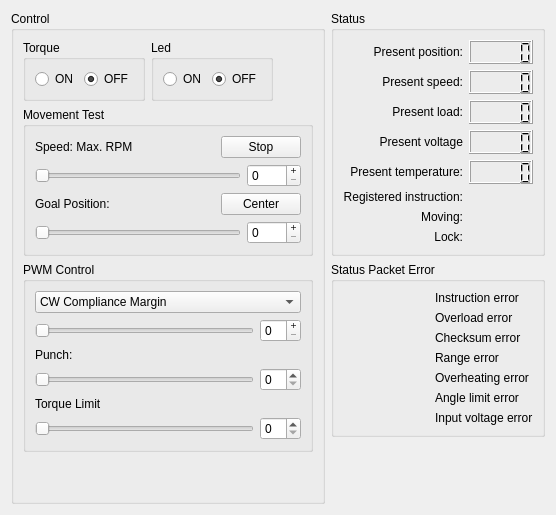
        <widget class="QWidget" name="operationTab">
         <property name="styleSheet">
          <string notr="true"/>
         </property>
         <attribute name="title">
          <string>Operation</string>
         </attribute>
         <layout class="QHBoxLayout" name="horizontalLayout_12">
          <item>
           <layout class="QGridLayout" name="gridLayout_5">
            <item row="0" column="0">
             <widget class="QGroupBox" name="groupBox_5">
              <property name="title">
               <string>Control</string>
              </property>
              <layout class="QVBoxLayout" name="verticalLayout_8">
               <item>
                <layout class="QHBoxLayout" name="horizontalLayout_3">
                 <item>
                  <widget class="QGroupBox" name="torqueGroupBox">
                   <property name="title">
                    <string>Torque</string>
                   </property>
                   <property name="flat">
                    <bool>false</bool>
                   </property>
                   <property name="checkable">
                    <bool>false</bool>
                   </property>
                   <layout class="QVBoxLayout" name="verticalLayout_4">
                    <item>
                     <layout class="QHBoxLayout" name="horizontalLayout">
                      <item>
                       <widget class="QRadioButton" name="torqueOnControlRadioButton">
                        <property name="text">
                         <string>ON</string>
                        </property>
                        <property name="checked">
                         <bool>false</bool>
                        </property>
                       </widget>
                      </item>
                      <item>
                       <widget class="QRadioButton" name="torqueOffControlRadioButton">
                        <property name="text">
                         <string>OFF</string>
                        </property>
                        <property name="checked">
                         <bool>true</bool>
                        </property>
                       </widget>
                      </item>
                     </layout>
                    </item>
                   </layout>
                  </widget>
                 </item>
                 <item>
                  <widget class="QGroupBox" name="groupBox_2">
                   <property name="title">
                    <string>Led</string>
                   </property>
                   <layout class="QVBoxLayout" name="verticalLayout_5">
                    <item>
                     <layout class="QHBoxLayout" name="horizontalLayout_2">
                      <item>
                       <widget class="QRadioButton" name="ledOnControlRadioButton">
                        <property name="text">
                         <string>ON</string>
                        </property>
                       </widget>
                      </item>
                      <item>
                       <widget class="QRadioButton" name="ledOffControlRadioButton">
                        <property name="text">
                         <string>OFF</string>
                        </property>
                        <property name="checked">
                         <bool>true</bool>
                        </property>
                       </widget>
                      </item>
                     </layout>
                    </item>
                   </layout>
                  </widget>
                 </item>
                 <item>
                  <spacer name="horizontalSpacer">
                   <property name="orientation">
                    <enum>Qt::Horizontal</enum>
                   </property>
                   <property name="sizeHint" stdset="0">
                    <size>
                     <width>40</width>
                     <height>20</height>
                    </size>
                   </property>
                  </spacer>
                 </item>
                </layout>
               </item>
               <item>
                <widget class="QGroupBox" name="groupBox_3">
                 <property name="title">
                  <string>Movement Test</string>
                 </property>
                 <layout class="QVBoxLayout" name="verticalLayout_7">
                  <item>
                   <layout class="QHBoxLayout" name="horizontalLayout_6">
                    <item>
                     <widget class="QLabel" name="label_2">
                      <property name="text">
                       <string>Speed: Max. RPM</string>
                      </property>
                     </widget>
                    </item>
                    <item>
                     <spacer name="horizontalSpacer_3">
                      <property name="orientation">
                       <enum>Qt::Horizontal</enum>
                      </property>
                      <property name="sizeHint" stdset="0">
                       <size>
                        <width>40</width>
                        <height>20</height>
                       </size>
                      </property>
                     </spacer>
                    </item>
                    <item>
                     <widget class="QPushButton" name="stopMovementPushButton">
                      <property name="text">
                       <string>Stop</string>
                      </property>
                     </widget>
                    </item>
                   </layout>
                  </item>
                  <item>
                   <layout class="QHBoxLayout" name="horizontalLayout_7">
                    <item>
                     <widget class="QSlider" name="speedHorizontalSlider">
                      <property name="maximum">
                       <number>1023</number>
                      </property>
                      <property name="tracking">
                       <bool>true</bool>
                      </property>
                      <property name="orientation">
                       <enum>Qt::Horizontal</enum>
                      </property>
                     </widget>
                    </item>
                    <item>
                     <widget class="QSpinBox" name="speedSpinBox">
                      <property name="buttonSymbols">
                       <enum>QAbstractSpinBox::PlusMinus</enum>
                      </property>
                      <property name="maximum">
                       <number>1023</number>
                      </property>
                     </widget>
                    </item>
                   </layout>
                  </item>
                  <item>
                   <layout class="QHBoxLayout" name="horizontalLayout_8">
                    <item>
                     <widget class="QLabel" name="label_3">
                      <property name="text">
                       <string>Goal Position:</string>
                      </property>
                     </widget>
                    </item>
                    <item>
                     <spacer name="horizontalSpacer_4">
                      <property name="orientation">
                       <enum>Qt::Horizontal</enum>
                      </property>
                      <property name="sizeHint" stdset="0">
                       <size>
                        <width>40</width>
                        <height>20</height>
                       </size>
                      </property>
                     </spacer>
                    </item>
                    <item>
                     <widget class="QPushButton" name="centerPositionPushButton">
                      <property name="text">
                       <string>Center</string>
                      </property>
                     </widget>
                    </item>
                   </layout>
                  </item>
                  <item>
                   <layout class="QHBoxLayout" name="horizontalLayout_9">
                    <item>
                     <widget class="QSlider" name="positionHorizontalSlider">
                      <property name="maximum">
                       <number>1023</number>
                      </property>
                      <property name="orientation">
                       <enum>Qt::Horizontal</enum>
                      </property>
                     </widget>
                    </item>
                    <item>
                     <widget class="QSpinBox" name="positionSpinBox">
                      <property name="buttonSymbols">
                       <enum>QAbstractSpinBox::PlusMinus</enum>
                      </property>
                      <property name="maximum">
                       <number>1023</number>
                      </property>
                     </widget>
                    </item>
                   </layout>
                  </item>
                 </layout>
                </widget>
               </item>
               <item>
                <widget class="QGroupBox" name="groupBox_4">
                 <property name="title">
                  <string>PWM Control</string>
                 </property>
                 <layout class="QGridLayout" name="gridLayout_10">
                  <item row="0" column="0">
                   <layout class="QVBoxLayout" name="verticalLayout_6">
                    <item>
                     <widget class="QComboBox" name="pwmControlComboBox">
                      <item>
                       <property name="text">
                        <string>CW Compliance Margin</string>
                       </property>
                      </item>
                      <item>
                       <property name="text">
                        <string>CCW Compliance Margin</string>
                       </property>
                      </item>
                      <item>
                       <property name="text">
                        <string>CW Compliance Slope</string>
                       </property>
                      </item>
                      <item>
                       <property name="text">
                        <string>CCW Compliance Slope</string>
                       </property>
                      </item>
                     </widget>
                    </item>
                    <item>
                     <layout class="QHBoxLayout" name="horizontalLayout_4">
                      <item>
                       <widget class="QSlider" name="pwmControlHorizontalSlider">
                        <property name="orientation">
                         <enum>Qt::Horizontal</enum>
                        </property>
                       </widget>
                      </item>
                      <item>
                       <widget class="QSpinBox" name="pwmControlSpinBox">
                        <property name="buttonSymbols">
                         <enum>QAbstractSpinBox::PlusMinus</enum>
                        </property>
                       </widget>
                      </item>
                     </layout>
                    </item>
                    <item>
                     <widget class="QLabel" name="label_16">
                      <property name="text">
                       <string>Punch:</string>
                      </property>
                     </widget>
                    </item>
                    <item>
                     <layout class="QHBoxLayout" name="horizontalLayout_5">
                      <item>
                       <widget class="QSlider" name="horizontalSlider">
                        <property name="orientation">
                         <enum>Qt::Horizontal</enum>
                        </property>
                       </widget>
                      </item>
                      <item>
                       <widget class="QSpinBox" name="spinBox"/>
                      </item>
                     </layout>
                    </item>
                    <item>
                     <widget class="QLabel" name="label_18">
                      <property name="text">
                       <string>Torque Limit</string>
                      </property>
                     </widget>
                    </item>
                    <item>
                     <layout class="QHBoxLayout" name="horizontalLayout_19">
                      <item>
                       <widget class="QSlider" name="horizontalSlider_3">
                        <property name="orientation">
                         <enum>Qt::Horizontal</enum>
                        </property>
                       </widget>
                      </item>
                      <item>
                       <widget class="QSpinBox" name="spinBox_3"/>
                      </item>
                     </layout>
                    </item>
                   </layout>
                  </item>
                 </layout>
                </widget>
               </item>
               <item>
                <spacer name="verticalSpacer">
                 <property name="orientation">
                  <enum>Qt::Vertical</enum>
                 </property>
                 <property name="sizeHint" stdset="0">
                  <size>
                   <width>20</width>
                   <height>40</height>
                  </size>
                 </property>
                </spacer>
               </item>
              </layout>
             </widget>
            </item>
            <item row="0" column="1">
             <layout class="QVBoxLayout" name="verticalLayout_10">
              <item>
               <widget class="QGroupBox" name="groupBox_6">
                <property name="title">
                 <string>Status</string>
                </property>
                <layout class="QVBoxLayout" name="verticalLayout_9">
                 <item>
                  <layout class="QGridLayout" name="gridLayout_3">
                   <item row="0" column="0">
                    <widget class="QLabel" name="label_4">
                     <property name="text">
                      <string>Present position:</string>
                     </property>
                     <property name="alignment">
                      <set>Qt::AlignRight|Qt::AlignTrailing|Qt::AlignVCenter</set>
                     </property>
                    </widget>
                   </item>
                   <item row="0" column="1">
                    <widget class="QLCDNumber" name="presentPositionLcdNumber">
                     <property name="minimumSize">
                      <size>
                       <width>0</width>
                       <height>24</height>
                      </size>
                     </property>
                    </widget>
                   </item>
                   <item row="1" column="0">
                    <widget class="QLabel" name="label_5">
                     <property name="text">
                      <string>Present speed:</string>
                     </property>
                     <property name="alignment">
                      <set>Qt::AlignRight|Qt::AlignTrailing|Qt::AlignVCenter</set>
                     </property>
                    </widget>
                   </item>
                   <item row="1" column="1">
                    <widget class="QLCDNumber" name="presentSpeedLcdNumber">
                     <property name="minimumSize">
                      <size>
                       <width>0</width>
                       <height>24</height>
                      </size>
                     </property>
                    </widget>
                   </item>
                   <item row="2" column="0">
                    <widget class="QLabel" name="label_6">
                     <property name="text">
                      <string>Present load:</string>
                     </property>
                     <property name="alignment">
                      <set>Qt::AlignRight|Qt::AlignTrailing|Qt::AlignVCenter</set>
                     </property>
                    </widget>
                   </item>
                   <item row="2" column="1">
                    <widget class="QLCDNumber" name="presentLoadLcdNumber">
                     <property name="minimumSize">
                      <size>
                       <width>0</width>
                       <height>24</height>
                      </size>
                     </property>
                    </widget>
                   </item>
                   <item row="3" column="0">
                    <widget class="QLabel" name="label_7">
                     <property name="text">
                      <string>Present voltage</string>
                     </property>
                     <property name="alignment">
                      <set>Qt::AlignRight|Qt::AlignTrailing|Qt::AlignVCenter</set>
                     </property>
                    </widget>
                   </item>
                   <item row="3" column="1">
                    <widget class="QLCDNumber" name="presentVoltLcdNumber">
                     <property name="minimumSize">
                      <size>
                       <width>0</width>
                       <height>24</height>
                      </size>
                     </property>
                    </widget>
                   </item>
                   <item row="4" column="0">
                    <widget class="QLabel" name="label_8">
                     <property name="text">
                      <string>Present temperature:</string>
                     </property>
                     <property name="alignment">
                      <set>Qt::AlignRight|Qt::AlignTrailing|Qt::AlignVCenter</set>
                     </property>
                    </widget>
                   </item>
                   <item row="4" column="1">
                    <widget class="QLCDNumber" name="presentTempLcdNumber">
                     <property name="minimumSize">
                      <size>
                       <width>0</width>
                       <height>24</height>
                      </size>
                     </property>
                    </widget>
                   </item>
                   <item row="5" column="0">
                    <widget class="QLabel" name="label_9">
                     <property name="text">
                      <string>Registered instruction:</string>
                     </property>
                     <property name="alignment">
                      <set>Qt::AlignRight|Qt::AlignTrailing|Qt::AlignVCenter</set>
                     </property>
                    </widget>
                   </item>
                   <item row="6" column="0">
                    <widget class="QLabel" name="label_10">
                     <property name="text">
                      <string>Moving:</string>
                     </property>
                     <property name="alignment">
                      <set>Qt::AlignRight|Qt::AlignTrailing|Qt::AlignVCenter</set>
                     </property>
                    </widget>
                   </item>
                   <item row="7" column="0">
                    <widget class="QLabel" name="label_11">
                     <property name="text">
                      <string>Lock:</string>
                     </property>
                     <property name="alignment">
                      <set>Qt::AlignRight|Qt::AlignTrailing|Qt::AlignVCenter</set>
                     </property>
                    </widget>
                   </item>
                   <item row="6" column="1">
                    <widget class="QLed" name="movingLed">
                     <property name="toolTip">
                      <string>Binary Led</string>
                     </property>
                     <property name="whatsThis">
                      <string>Led widget</string>
                     </property>
                     <property name="value">
                      <bool>false</bool>
                     </property>
                     <property name="onColor">
                      <enum>QLed::Red</enum>
                     </property>
                     <property name="offColor">
                      <enum>QLed::Grey</enum>
                     </property>
                     <property name="shape">
                      <enum>QLed::Circle</enum>
                     </property>
                    </widget>
                   </item>
                   <item row="7" column="1">
                    <widget class="QLed" name="lockLed">
                     <property name="toolTip">
                      <string>Binary Led</string>
                     </property>
                     <property name="whatsThis">
                      <string>Led widget</string>
                     </property>
                     <property name="value">
                      <bool>false</bool>
                     </property>
                     <property name="onColor">
                      <enum>QLed::Red</enum>
                     </property>
                     <property name="offColor">
                      <enum>QLed::Grey</enum>
                     </property>
                     <property name="shape">
                      <enum>QLed::Circle</enum>
                     </property>
                    </widget>
                   </item>
                   <item row="5" column="1">
                    <widget class="QLed" name="regInsLed">
                     <property name="toolTip">
                      <string>Binary Led</string>
                     </property>
                     <property name="whatsThis">
                      <string>Led widget</string>
                     </property>
                     <property name="value">
                      <bool>false</bool>
                     </property>
                     <property name="onColor">
                      <enum>QLed::Red</enum>
                     </property>
                     <property name="offColor">
                      <enum>QLed::Grey</enum>
                     </property>
                     <property name="shape">
                      <enum>QLed::Circle</enum>
                     </property>
                    </widget>
                   </item>
                  </layout>
                 </item>
                </layout>
               </widget>
              </item>
              <item>
               <widget class="QGroupBox" name="groupBox_7">
                <property name="title">
                 <string>Status Packet Error</string>
                </property>
                <layout class="QHBoxLayout" name="horizontalLayout_10">
                 <item>
                  <layout class="QGridLayout" name="gridLayout_4">
                   <item row="0" column="0">
                    <widget class="QLed" name="insStatusErrorLed">
                     <property name="toolTip">
                      <string>Binary Led</string>
                     </property>
                     <property name="whatsThis">
                      <string>Led widget</string>
                     </property>
                     <property name="value">
                      <bool>false</bool>
                     </property>
                     <property name="onColor">
                      <enum>QLed::Red</enum>
                     </property>
                     <property name="offColor">
                      <enum>QLed::Grey</enum>
                     </property>
                     <property name="shape">
                      <enum>QLed::Circle</enum>
                     </property>
                    </widget>
                   </item>
                   <item row="1" column="0">
                    <widget class="QLed" name="overloadStatusErrorLed">
                     <property name="toolTip">
                      <string>Binary Led</string>
                     </property>
                     <property name="whatsThis">
                      <string>Led widget</string>
                     </property>
                     <property name="value">
                      <bool>false</bool>
                     </property>
                     <property name="onColor">
                      <enum>QLed::Red</enum>
                     </property>
                     <property name="offColor">
                      <enum>QLed::Grey</enum>
                     </property>
                     <property name="shape">
                      <enum>QLed::Circle</enum>
                     </property>
                    </widget>
                   </item>
                   <item row="2" column="0">
                    <widget class="QLed" name="checksumStatusErrorLed">
                     <property name="toolTip">
                      <string>Binary Led</string>
                     </property>
                     <property name="whatsThis">
                      <string>Led widget</string>
                     </property>
                     <property name="value">
                      <bool>false</bool>
                     </property>
                     <property name="onColor">
                      <enum>QLed::Red</enum>
                     </property>
                     <property name="offColor">
                      <enum>QLed::Grey</enum>
                     </property>
                     <property name="shape">
                      <enum>QLed::Circle</enum>
                     </property>
                    </widget>
                   </item>
                   <item row="3" column="0">
                    <widget class="QLed" name="rangeStatusErrorLed">
                     <property name="toolTip">
                      <string>Binary Led</string>
                     </property>
                     <property name="whatsThis">
                      <string>Led widget</string>
                     </property>
                     <property name="value">
                      <bool>false</bool>
                     </property>
                     <property name="onColor">
                      <enum>QLed::Red</enum>
                     </property>
                     <property name="offColor">
                      <enum>QLed::Grey</enum>
                     </property>
                     <property name="shape">
                      <enum>QLed::Circle</enum>
                     </property>
                    </widget>
                   </item>
                   <item row="4" column="0">
                    <widget class="QLed" name="overheatingStatusErrorLed">
                     <property name="toolTip">
                      <string>Binary Led</string>
                     </property>
                     <property name="whatsThis">
                      <string>Led widget</string>
                     </property>
                     <property name="value">
                      <bool>false</bool>
                     </property>
                     <property name="onColor">
                      <enum>QLed::Red</enum>
                     </property>
                     <property name="offColor">
                      <enum>QLed::Grey</enum>
                     </property>
                     <property name="shape">
                      <enum>QLed::Circle</enum>
                     </property>
                    </widget>
                   </item>
                   <item row="5" column="0">
                    <widget class="QLed" name="angleLimitStatusErrorLed">
                     <property name="toolTip">
                      <string>Binary Led</string>
                     </property>
                     <property name="whatsThis">
                      <string>Led widget</string>
                     </property>
                     <property name="value">
                      <bool>false</bool>
                     </property>
                     <property name="onColor">
                      <enum>QLed::Red</enum>
                     </property>
                     <property name="offColor">
                      <enum>QLed::Grey</enum>
                     </property>
                     <property name="shape">
                      <enum>QLed::Circle</enum>
                     </property>
                    </widget>
                   </item>
                   <item row="6" column="0">
                    <widget class="QLed" name="inputVoltStatusErrorLed">
                     <property name="toolTip">
                      <string>Binary Led</string>
                     </property>
                     <property name="whatsThis">
                      <string>Led widget</string>
                     </property>
                     <property name="value">
                      <bool>false</bool>
                     </property>
                     <property name="onColor">
                      <enum>QLed::Red</enum>
                     </property>
                     <property name="offColor">
                      <enum>QLed::Grey</enum>
                     </property>
                     <property name="shape">
                      <enum>QLed::Circle</enum>
                     </property>
                    </widget>
                   </item>
                   <item row="0" column="1">
                    <widget class="QLabel" name="label_17">
                     <property name="text">
                      <string>Instruction error</string>
                     </property>
                    </widget>
                   </item>
                   <item row="1" column="1">
                    <widget class="QLabel" name="label_19">
                     <property name="text">
                      <string>Overload error</string>
                     </property>
                    </widget>
                   </item>
                   <item row="2" column="1">
                    <widget class="QLabel" name="label_29">
                     <property name="text">
                      <string>Checksum error</string>
                     </property>
                    </widget>
                   </item>
                   <item row="3" column="1">
                    <widget class="QLabel" name="label_30">
                     <property name="text">
                      <string>Range error</string>
                     </property>
                    </widget>
                   </item>
                   <item row="4" column="1">
                    <widget class="QLabel" name="label_31">
                     <property name="text">
                      <string>Overheating error</string>
                     </property>
                    </widget>
                   </item>
                   <item row="5" column="1">
                    <widget class="QLabel" name="label_32">
                     <property name="text">
                      <string>Angle limit error</string>
                     </property>
                    </widget>
                   </item>
                   <item row="6" column="1">
                    <widget class="QLabel" name="label_33">
                     <property name="text">
                      <string>Input voltage error</string>
                     </property>
                    </widget>
                   </item>
                  </layout>
                 </item>
                </layout>
               </widget>
              </item>
              <item>
               <spacer name="verticalSpacer_2">
                <property name="orientation">
                 <enum>Qt::Vertical</enum>
                </property>
                <property name="sizeHint" stdset="0">
                 <size>
                  <width>20</width>
                  <height>40</height>
                 </size>
                </property>
               </spacer>
              </item>
             </layout>
            </item>
           </layout>
          </item>
         </layout>
        </widget>
